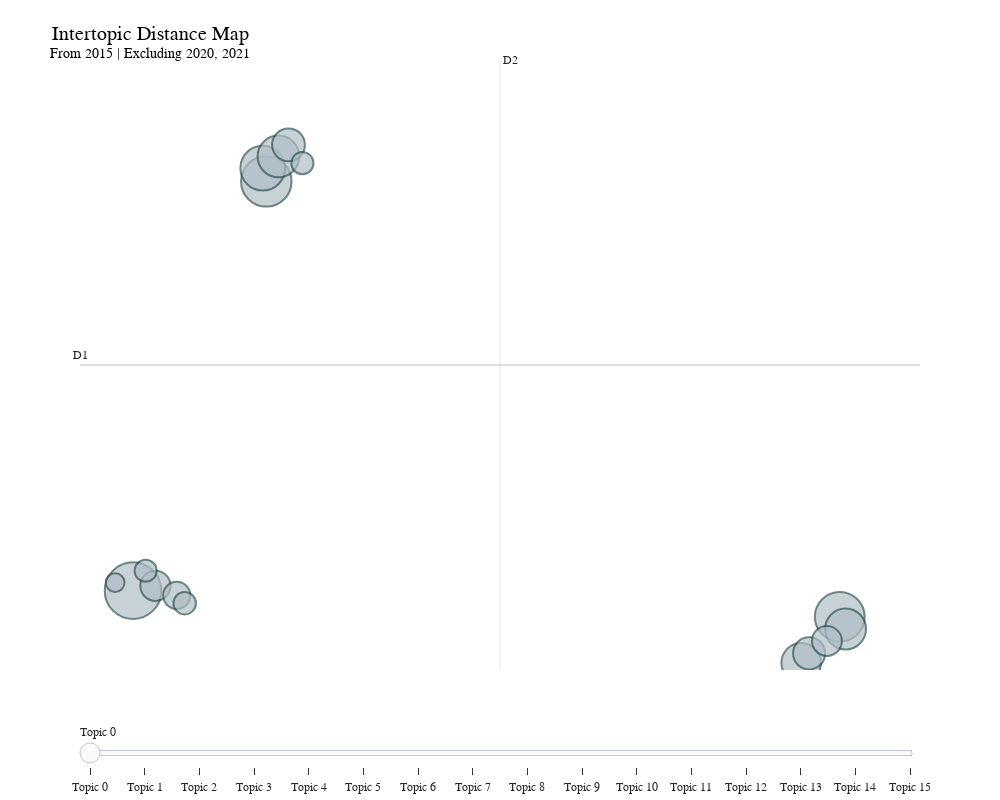

The cell this chart's notebook holds for it:
### Code cell
# ------------------------------------------------------------
# Visualize intertopic distances
# ------------------------------------------------------------

# N.B. UMAP (Uniform Manifold Approximation and Projection)
# used for dimensionality reduction. 
fig_2d = topic_model.visualize_topics(custom_labels=True)

# Update background and grid
fig_2d.update_layout(
    plot_bgcolor="white",
    paper_bgcolor="white",
    font_family="Arial",
    title={
        "text": f"Intertopic Distance Map<br><sup>{model_label}</sup>",
        "x": 0.15,
        "font": {"size": 20}
    },
    width=1000,
    height=800,
    xaxis=dict(
        showgrid=False,
        zeroline=True,
        showline=True,
        ticks="outside",
        title=None
    ),
    yaxis=dict(
        showgrid=False,
        zeroline=True,
        showline=True,
        ticks="outside",
        title=None
    ),
    legend=dict(
        orientation="h",
        yanchor="bottom",
        y=1.02,
        xanchor="center",
        x=0.5
    )
)
fig_2d.write_html("../outputs/intertopic_distance_map_2D.html")   

fig_2d.show()

### Figure 1 — Plotly figure (JSON) as saved in the notebook; plotly's stock layout.template omitted (floating-point values rounded to 4 significant figures)
{"data": [{"customdata": [[0, "passenger | year | cargo | growth | load", 190], [1, "saf | emissions | carbon | corsia | environmental", 151], [2, "safety | iosa | accidents | accident | aircraft", 147], [3, "tax | regulation | passenger | taxation | unruly", 119], [4, "airport | charges | infrastructure | airports | cost", 103], [5, "security | information | smart security | smart | risk", 99], [6, "cargo | lithium | ceiv | e | goods", 93], [7, "settlement | billion | processed | iss | bsp", 64], [8, "ndc | order | travel | airline | retailing", 61], [9, "commercial | world | contents | s | years", 54], [10, "travel | experience | passengers | passenger | id", 53], [11, "chairman | president | airlines | board | group", 44], [12, "airlines | airways | latam | china | cargo", 30], [13, "diversity | inclusion | diversity inclusion | female | gender", 29], [14, "slot | wsg | slots | regulation | capacity", 29], [15, "training | itdi | strategic | partners | l", 21]], "hovertemplate": "<b>Topic %{customdata[0]}</b><br>%{customdata[1]}<br>Size: %{customdata[2]}", "legendgroup": "", "marker": {"color": "#B0BEC5", "line": {"color": "DarkSlateGrey", "width": 2}, "size": [190, 151, 147, 119, 103, 99, 93, 64, 61, 54, 53, 44, 30, 29, 29, 21], "sizemode": "area", "sizeref": 0.1187, "symbol": "circle"}, "mode": "markers", "name": "", "orientation": "v", "showlegend": false, "type": "scatter", "x": [-4.509, -1.73, 10.23, -1.804, -1.477, 10.35, 9.423, -1.267, 9.588, -4.042, 9.959, -3.598, -3.432, -4.246, -0.9776, -4.882], "xaxis": "x", "y": [3.647, 16.1, 2.851, 16.5, 16.86, 2.478, 1.449, 17.21, 1.737, 3.794, 2.116, 3.503, 3.266, 4.252, 16.65, 3.892], "yaxis": "y"}], "layout": {"annotations": [{"showarrow": false, "text": "D1", "x": -5.615, "y": 10.51, "yshift": 10}, {"showarrow": false, "text": "D2", "x": 3.143, "xshift": 10, "y": 19.79}], "font": {"family": "Arial"}, "height": 800, "hoverlabel": {"bgcolor": "white", "font": {"family": "Rockwell", "size": 16}}, "legend": {"itemsizing": "constant", "orientation": "h", "tracegroupgap": 0, "x": 0.5, "xanchor": "center", "y": 1.02, "yanchor": "bottom"}, "margin": {"t": 60}, "paper_bgcolor": "white", "plot_bgcolor": "white", "shapes": [{"line": {"color": "#CFD8DC", "width": 2}, "type": "line", "x0": 3.143, "x1": 3.143, "y0": 1.232, "y1": 19.79}, {"line": {"color": "#9E9E9E", "width": 2}, "type": "line", "x0": -5.615, "x1": 11.9, "y0": 10.51, "y1": 10.51}], "sliders": [{"active": 0, "pad": {"t": 50}, "steps": [{"args": [{"marker.color": [["red", "#B0BEC5", "#B0BEC5", "#B0BEC5", "#B0BEC5", "#B0BEC5", "#B0BEC5", "#B0BEC5", "#B0BEC5", "#B0BEC5", "#B0BEC5", "#B0BEC5", "#B0BEC5", "#B0BEC5", "#B0BEC5", "#B0BEC5"]]}], "label": "Topic 0", "method": "update"}, {"args": [{"marker.color": [["#B0BEC5", "red", "#B0BEC5", "#B0BEC5", "#B0BEC5", "#B0BEC5", "#B0BEC5", "#B0BEC5", "#B0BEC5", "#B0BEC5", "#B0BEC5", "#B0BEC5", "#B0BEC5", "#B0BEC5", "#B0BEC5", "#B0BEC5"]]}], "label": "Topic 1", "method": "update"}, {"args": [{"marker.color": [["#B0BEC5", "#B0BEC5", "red", "#B0BEC5", "#B0BEC5", "#B0BEC5", "#B0BEC5", "#B0BEC5", "#B0BEC5", "#B0BEC5", "#B0BEC5", "#B0BEC5", "#B0BEC5", "#B0BEC5", "#B0BEC5", "#B0BEC5"]]}], "label": "Topic 2", "method": "update"}, {"args": [{"marker.color": [["#B0BEC5", "#B0BEC5", "#B0BEC5", "red", "#B0BEC5", "#B0BEC5", "#B0BEC5", "#B0BEC5", "#B0BEC5", "#B0BEC5", "#B0BEC5", "#B0BEC5", "#B0BEC5", "#B0BEC5", "#B0BEC5", "#B0BEC5"]]}], "label": "Topic 3", "method": "update"}, {"args": [{"marker.color": [["#B0BEC5", "#B0BEC5", "#B0BEC5", "#B0BEC5", "red", "#B0BEC5", "#B0BEC5", "#B0BEC5", "#B0BEC5", "#B0BEC5", "#B0BEC5", "#B0BEC5", "#B0BEC5", "#B0BEC5", "#B0BEC5", "#B0BEC5"]]}], "label": "Topic 4", "method": "update"}, {"args": [{"marker.color": [["#B0BEC5", "#B0BEC5", "#B0BEC5", "#B0BEC5", "#B0BEC5", "red", "#B0BEC5", "#B0BEC5", "#B0BEC5", "#B0BEC5", "#B0BEC5", "#B0BEC5", "#B0BEC5", "#B0BEC5", "#B0BEC5", "#B0BEC5"]]}], "label": "Topic 5", "method": "update"}, {"args": [{"marker.color": [["#B0BEC5", "#B0BEC5", "#B0BEC5", "#B0BEC5", "#B0BEC5", "#B0BEC5", "red", "#B0BEC5", "#B0BEC5", "#B0BEC5", "#B0BEC5", "#B0BEC5", "#B0BEC5", "#B0BEC5", "#B0BEC5", "#B0BEC5"]]}], "label": "Topic 6", "method": "update"}, {"args": [{"marker.color": [["#B0BEC5", "#B0BEC5", "#B0BEC5", "#B0BEC5", "#B0BEC5", "#B0BEC5", "#B0BEC5", "red", "#B0BEC5", "#B0BEC5", "#B0BEC5", "#B0BEC5", "#B0BEC5", "#B0BEC5", "#B0BEC5", "#B0BEC5"]]}], "label": "Topic 7", "method": "update"}, {"args": [{"marker.color": [["#B0BEC5", "#B0BEC5", "#B0BEC5", "#B0BEC5", "#B0BEC5", "#B0BEC5", "#B0BEC5", "#B0BEC5", "red", "#B0BEC5", "#B0BEC5", "#B0BEC5", "#B0BEC5", "#B0BEC5", "#B0BEC5", "#B0BEC5"]]}], "label": "Topic 8", "method": "update"}, {"args": [{"marker.color": [["#B0BEC5", "#B0BEC5", "#B0BEC5", "#B0BEC5", "#B0BEC5", "#B0BEC5", "#B0BEC5", "#B0BEC5", "#B0BEC5", "red", "#B0BEC5", "#B0BEC5", "#B0BEC5", "#B0BEC5", "#B0BEC5", "#B0BEC5"]]}], "label": "Topic 9", "method": "update"}, {"args": [{"marker.color": [["#B0BEC5", "#B0BEC5", "#B0BEC5", "#B0BEC5", "#B0BEC5", "#B0BEC5", "#B0BEC5", "#B0BEC5", "#B0BEC5", "#B0BEC5", "red", "#B0BEC5", "#B0BEC5", "#B0BEC5", "#B0BEC5", "#B0BEC5"]]}], "label": "Topic 10", "method": "update"}, {"args": [{"marker.color": [["#B0BEC5", "#B0BEC5", "#B0BEC5", "#B0BEC5", "#B0BEC5", "#B0BEC5", "#B0BEC5", "#B0BEC5", "#B0BEC5", "#B0BEC5", "#B0BEC5", "red", "#B0BEC5", "#B0BEC5", "#B0BEC5", "#B0BEC5"]]}], "label": "Topic 11", "method": "update"}, {"args": [{"marker.color": [["#B0BEC5", "#B0BEC5", "#B0BEC5", "#B0BEC5", "#B0BEC5", "#B0BEC5", "#B0BEC5", "#B0BEC5", "#B0BEC5", "#B0BEC5", "#B0BEC5", "#B0BEC5", "red", "#B0BEC5", "#B0BEC5", "#B0BEC5"]]}], "label": "Topic 12", "method": "update"}, {"args": [{"marker.color": [["#B0BEC5", "#B0BEC5", "#B0BEC5", "#B0BEC5", "#B0BEC5", "#B0BEC5", "#B0BEC5", "#B0BEC5", "#B0BEC5", "#B0BEC5", "#B0BEC5", "#B0BEC5", "#B0BEC5", "red", "#B0BEC5", "#B0BEC5"]]}], "label": "Topic 13", "method": "update"}, {"args": [{"marker.color": [["#B0BEC5", "#B0BEC5", "#B0BEC5", "#B0BEC5", "#B0BEC5", "#B0BEC5", "#B0BEC5", "#B0BEC5", "#B0BEC5", "#B0BEC5", "#B0BEC5", "#B0BEC5", "#B0BEC5", "#B0BEC5", "red", "#B0BEC5"]]}], "label": "Topic 14", "method": "update"}, {"args": [{"marker.color": [["#B0BEC5", "#B0BEC5", "#B0BEC5", "#B0BEC5", "#B0BEC5", "#B0BEC5", "#B0BEC5", "#B0BEC5", "#B0BEC5", "#B0BEC5", "#B0BEC5", "#B0BEC5", "#B0BEC5", "#B0BEC5", "#B0BEC5", "red"]]}], "label": "Topic 15", "method": "update"}]}], "title": {"font": {"color": "Black", "size": 20}, "text": "Intertopic Distance Map<br><sup>From 2015 | Excluding 2020, 2021</sup>", "x": 0.15, "xanchor": "center", "y": 0.95, "yanchor": "top"}, "width": 1000, "xaxis": {"anchor": "y", "domain": [0, 1], "range": [-5.615, 11.9], "showgrid": false, "showline": true, "ticks": "outside", "title": {}, "visible": false, "zeroline": true}, "yaxis": {"anchor": "x", "domain": [0, 1], "range": [1.232, 19.79], "showgrid": false, "showline": true, "ticks": "outside", "title": {}, "visible": false, "zeroline": true}}}
